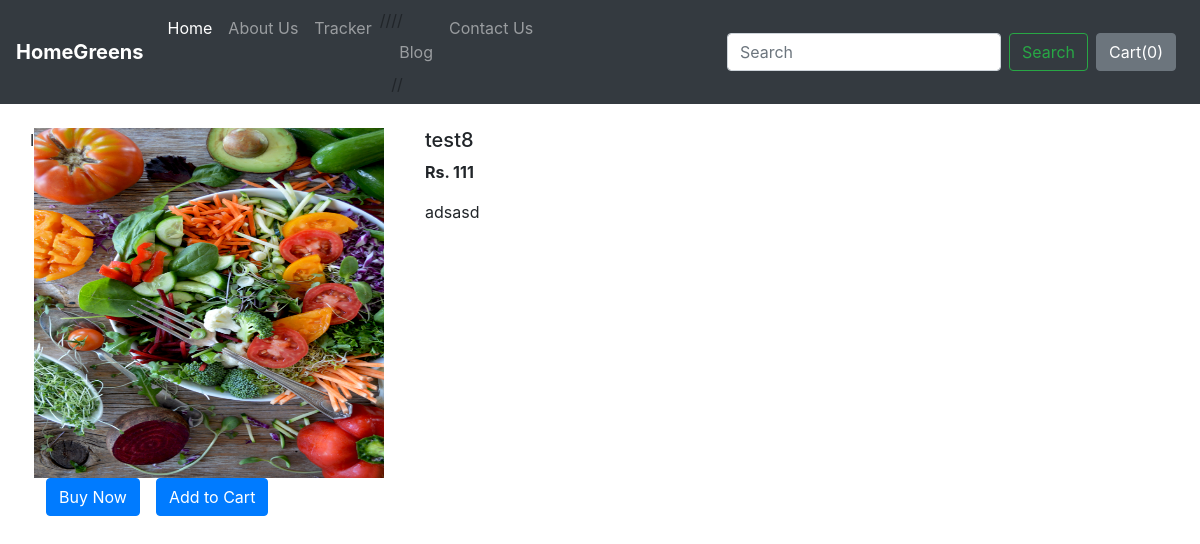
The page /shop/products/8 on the database as committed earlier.
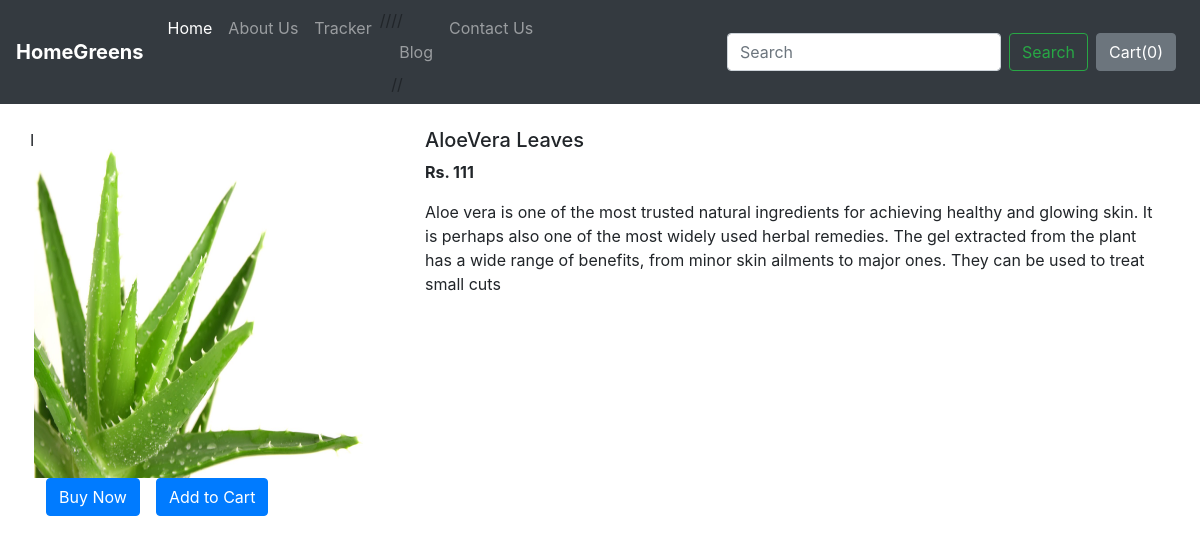
The same page on the database as committed later.
### shop/models.py (models this page shows)
class Product(models.Model):
    product_id = models.AutoField
    product_name=models.CharField(max_length=50)
    category=models.CharField(max_length=50,default="")
    subcategory=models.CharField(max_length=50,default="")
    price=models.IntegerField(default=0)
    desc=models.CharField(max_length=300)
    pub_date=models.DateField()
    image=models.ImageField(upload_to="shop/images", default="")
    def __str__(self):
        return self.product_name

### shop/views.py (the view)
# urls.py: path('products/<int:myid>', views.ProdView,name="ProductView"),
def ProdView(request, myid):
    product=Product.objects.filter(id=myid)
    print(product)
    return render(request,"shop/prodview.html",{'product':product[0]})

### shop/templates/shop/prodview.html (shortened to what this page needs)
{% extends 'shop/basic.html' %}
{% block body %}
<div class="container my-4">
    <div class="row">
        <div class="col-md-4">
            <div class="row">
            I   <img src='/media/{{product.image}}' width="350px" height="350px">
            </div>
        <div class="row">
            <button class="btn btn-primary mx-3">Buy Now</button>
            <button class="btn btn-primary ">Add to Cart</button>
        </div>
    </div>
        <div class='col-md-8'>
            <h5>{{product.product_name}}</h5>
            <p><b>Rs. {{product.price}}</b></p>
            <p>{{product.desc}}</p>
        </div>
    </div>
</div>
{% endblock %}

### shop/templates/shop/basic.html (shortened to what this page needs)
<!doctype html>
<html lang="en">
  <head>
    <link rel="stylesheet" href="https://stackpath.bootstrapcdn.com/bootstrap/4.2.1/css/bootstrap.min.css">
  </head>
  <body>
    <nav class="navbar navbar-expand-lg navbar-dark bg-dark">
      <a class="navbar-brand" href="/shop"><b>HomeGreens</b></a>
  <div class="collapse navbar-collapse" id="navbarSupportedContent">
    <ul class="navbar-nav mr-auto">
      <li class="nav-item active">
        <a class="nav-link" href="/shop">Home <span class="sr-only">(current)</span></a>
      </li>
      <li class="nav-item">
        <a class="nav-link" href="/shop/about">About Us</a>
      </li>
      <li class="nav-item">
        <a class="nav-link" href="/shop/tracker">Tracker</a>
      </li>
     // <li class="nav-item">
     //   <a class="nav-link" href="/blog">Blog</a>
     // </li>
       <li class="nav-item">
        <a class="nav-link" href="/shop/contact">Contact Us</a>
      </li>
    </ul>
    <form method='get' action='/shop/search/' class="form-inline my-2 my-lg-0">
      <input class="form-control mr-sm-2" type="search" placeholder="Search" aria-label="Search" name="search" id="search">
      <button class="btn btn-outline-success my-2 my-sm-0" type="submit">Search</button>
    </form>
    <button type="button" class="btn btn-secondary mx-2" id="popcart" data-container="body" data-toggle="popover" data-placement="bottom" data-html="true" data-content="Vivamus
sagittis lacus vel augue laoreet rutrum faucibus.">
  Cart(<span id="cart">0</span>)
</button>
  </div>
</nav>
  {% block body %} {% endblock %}
  </body>
</html>

Rows that differ between the two databases and show on the page:
changed Product: image: a different picture; product_name "test8" → "AloeVera Leaves"; desc "adsasd" → "Aloe vera is one of the most trusted natural ingredients for achieving healthy and glowing skin. It is perhaps also one of the most widely used herbal remedies. The gel extracted from the plant has a wide range of benefits, from minor skin ailments to major ones. They can be used to treat small cuts"
